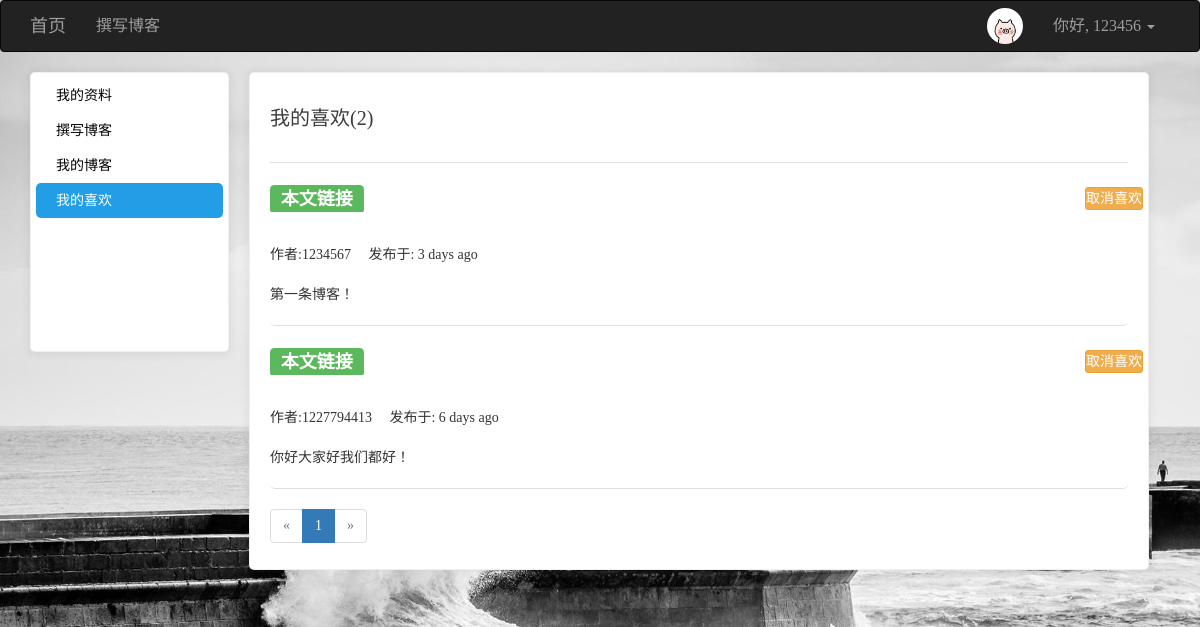
The app's page /user/my_fav/123456 (signed in), older data.
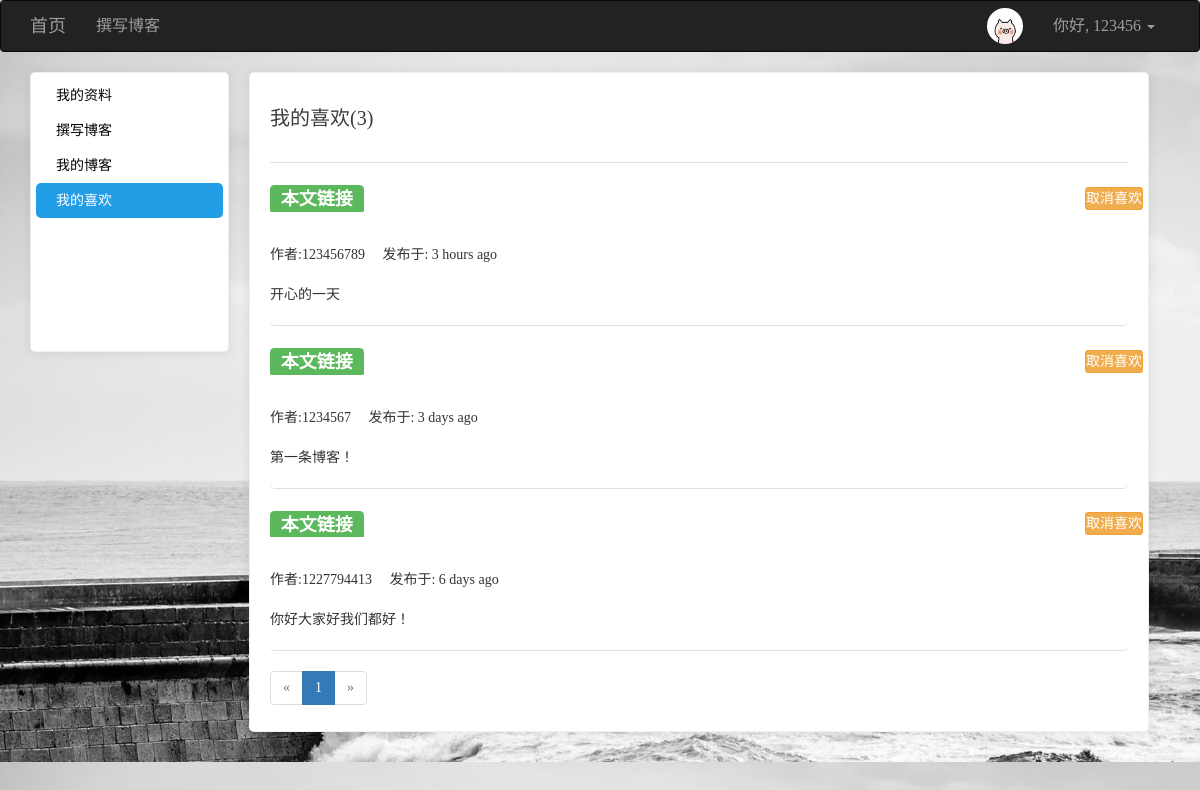
The same page, newer data.
### app/models/posts.py (models this page shows, shortened)
class Posts(db.Model):
    __tablename__ = 'posts'
    id = db.Column(db.Integer, primary_key=True)
    rid = db.Column(db.Integer, index=True, default=0)
    content = db.Column(db.Text)
    timestamp = db.Column(db.DateTime, default=datetime.utcnow)
    uid = db.Column(db.Integer, db.ForeignKey('users.id', ondelete='CASCADE'))
    comments = db.relationship('Comment', backref='post', lazy='dynamic', cascade='all, delete-orphan')
    body_html = db.Column(db.Text)
    body_text = db.Column(db.Text)

### app/models/users.py (models this page shows, shortened)
class User(UserMixin, db.Model):
    __tablename__ = 'users'
    id = db.Column(db.Integer, primary_key=True)
    username = db.Column(db.String(64), unique=True)
    password_hash = db.Column(db.String(128))
    email = db.Column(db.String(128), unique=True)
    confirmed = db.Column(db.Boolean, default=False)
    icon = db.Column(db.String(64), default='default.jpg')
    name = db.Column(db.String(64))
    location = db.Column(db.String(64))
    about_me = db.Column(db.Text())
    member_since = db.Column(db.DateTime(), default=datetime.utcnow)
    last_seen = db.Column(db.DateTime(), default=datetime.utcnow)
    posts = db.relationship('Posts', backref='user', lazy='dynamic', cascade='all, delete-orphan')
    favorites = db.relationship('Posts', secondary="collections", backref=db.backref('users', lazy='dynamic'), lazy='dynamic')
    comments = db.relationship('Comment', backref='user', lazy='dynamic', cascade='all, delete-orphan')
    @property
    def password(self):
        raise AttributeError('密码不可读')
    def is_favorite(self, pid):
        favorites = self.favorites.all()
        posts = list(filter(lambda p: p.id == pid, favorites))
        if len(posts) > 0:
            return True
        else:
            return False
    def ping(self):
        self.last_seen = datetime.utcnow()
        db.session.add(self)
        db.session.commit()

### app/views/user.py (the view)
@user.route('/my_fav/<username>')
def my_fav(username):
    u = User.query.filter_by(username=username).first_or_404()
    page = request.args.get('page', 1, type=int)  # 用户想查看第几页
    pagination = u.favorites.order_by(Posts.timestamp.desc()).paginate(page, per_page=5, error_out=False)
    posts = pagination.items
    return render_template('user/myCollection.html', user=u, posts=posts, pagination=pagination)

### app/models/users.py (called while the page is built)
@loginmanager.user_loader
def user_loader(uid):
    return User.query.get(int(uid))

### app/views/user.py (called while the page is built)
@user.before_app_request
def before_request():
    if current_user.is_authenticated:
        current_user.ping()

### app/templates/user/myCollection.html (shortened to what this page needs)
{% extends 'commons/base.html' %}
{% from 'commons/macro.html' import pagination_show %}
{% block styles %}
    {{ super() }}
{% endblock %}
{% block page_content %}
    <div class="left_cont" style="background: white" >
        <ul>
            <li class="side1"><a href="{{ url_for('user.index', username=user.username) }}" class="aside">{% if current_user.username == user.username %}我{% else %}Ta{% endif %}的资料</a></li>
            {% if current_user.username == user.username %}
                <li class="side2"><a href="{{ url_for('posts.index') }}" class="aside">撰写博客</a></li>
            {% endif %}
            <li class="side3"><a href="{{ url_for('user.my_blog', username=user.username) }}">{% if current_user.username == user.username %}我{% else %}Ta{% endif %}的博客</a></li>
            <li class="side4"><a href="{{ url_for('user.my_fav', username=user.username) }}">{% if current_user.username == user.username %}我{% else %}Ta{% endif %}的喜欢</a></li>
        </ul>
    </div>
    <div class="right_cont" style="background: white; border: 1px solid rgba(0, 0, 0, .06); padding: 0 20px; box-shadow: 0 1px 10px 2px rgba(0, 0, 0, .06); border-radius: 5px">
        <h3>{% if current_user.username == user.username %}我{% else %}Ta{% endif %}的喜欢({{ user.favorites.count() }})</h3>
        <div class="book">
            <ul class=entries>
                {% for post in posts %}
                    <li>
                        <h1>
                            <a target="_blank" href="{{ url_for('posts.post_show', id=post.id) }}"><span class="label label-success">本文链接</span></a>
                        </h1>
                        {% if current_user.is_authenticated %}
                            {% if current_user.username != post.user.username %}
                                <span class="btn btn-warning btn-sm" style="font-size: 14px; padding: 0px; position: relative; left: 95%; top: -35px">
                                    <span class="collect" url="{{ url_for('posts.collect', pid=post.id) }}">
                                        {% if current_user.is_favorite(post.id) %}
                                            取消喜欢
                                        {% else %}
                                            喜欢
                                        {% endif %}
                                    </span>
                                </span>
                            {% endif %}
                        {% endif %}<br>
                        <span>作者:{{ post.user.username }}</span>&nbsp;&nbsp;&nbsp;&nbsp;&nbsp;<span>发布于: {{ moment(post.timestamp).fromNow() }}</span>
                        <p style="overflow: hidden; text-overflow: ellipsis; word-break: break-all">
                            {% if post.body_html %}
                                {{ post.body_text }}
                            {% else %}
                                {{ post.content }}
                            {% endif %}
                        </p>
                    </li>
                {% endfor %}
                {{ pagination_show(pagination,'user.my_fav',user.username) }}
            </ul>
        </div>
    </div>
{% endblock %}

Row changes from the older to the newer data that the page shows:
added Posts: shows "取消喜欢", user.username "123456789", timestamp "3 hours ago", body_text "开心的一天"
Text that changed along with them:
{{ user.favorites.count() }}: "2" → "3"
